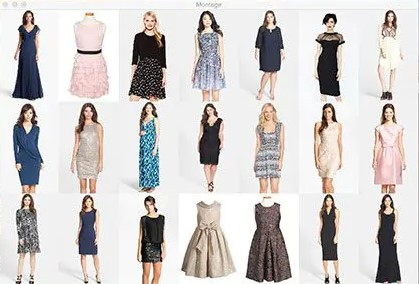
#> input picture opencv uygulamaları/adim_4/elbiseler.jpg, 419 x 284 px
$ python montage_example.py --images .
#> lines starting #> are read from the running program, lines starting #| are printed output that depends on the picture
# birden fazla resim olan klasörden resimleri kırpıyır
from imutils import build_montages
from imutils import paths
import argparse
import random
import cv2

ap = argparse.ArgumentParser()
ap.add_argument("-i", "--images", required=True,
                help="görüntülerin bulunduğu klasör yolu")
ap.add_argument("-s", "--sample", type=int, default=21,
                help="rastgele seçilecek görüntü sayısı")
args = vars(ap.parse_args())

imagePaths = list(paths.list_images(args["images"]))

# Rastgele karıştır
random.shuffle(imagePaths)

# İstenen sayıda seç
imagePaths = imagePaths[:args["sample"]]

images = []

for imagePath in imagePaths:
    image = cv2.imread(imagePath)
#> image is the input picture: shape (284, 419, 3); mean B, G, R 203, 204.6, 208.7
    if image is not None:
        images.append(image)

# Montaj oluştur (tek resim boyutu: 128x196, düzen: 7x3)
montages = build_montages(images, (128, 196), (7, 3))
#> montages = 1 item

# Montajları göster
for montage in montages:
    cv2.imshow("Montage", montage)
    cv2.waitKey(0)
#> this loop made 1 pass
#> pass 1, `cv2.imshow("Montage", montage)`:
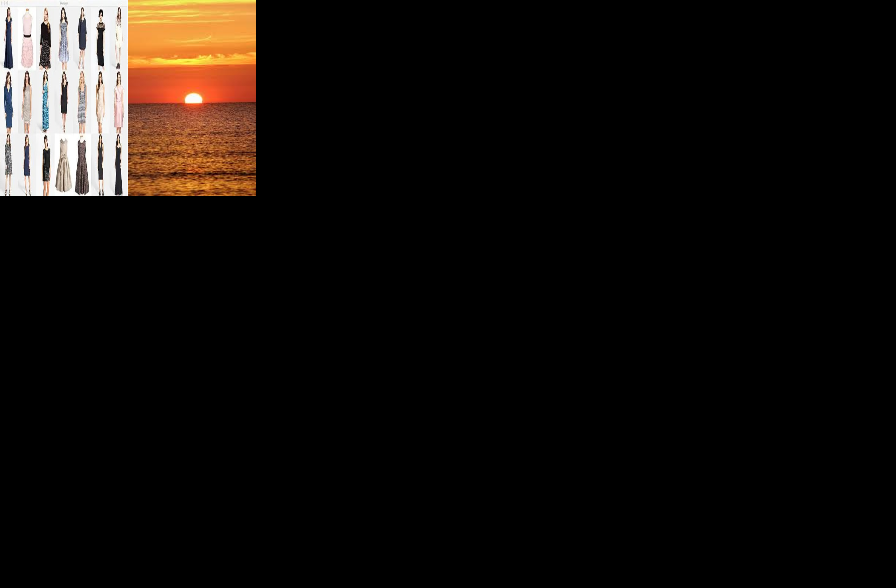
#> window 'Montage': shape (588, 896, 3); mean B, G, R 12, 15, 19.2

cv2.destroyAllWindows()
